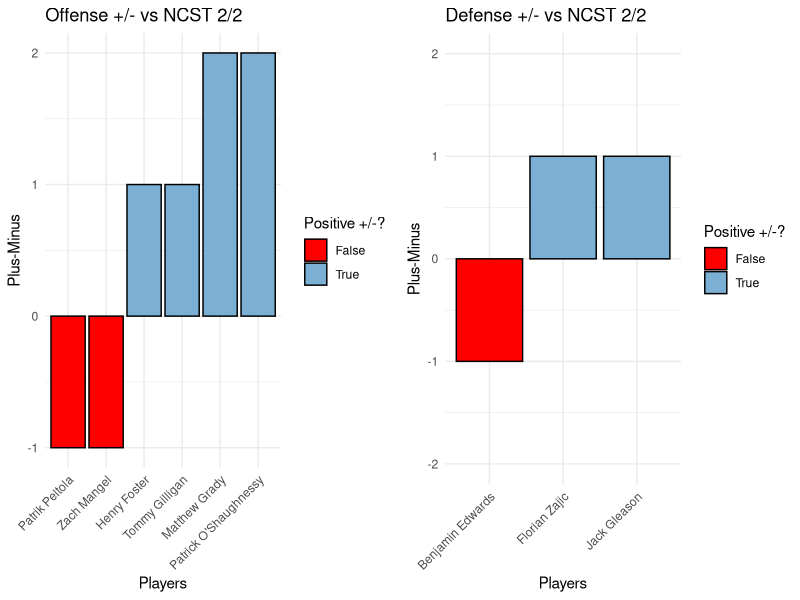
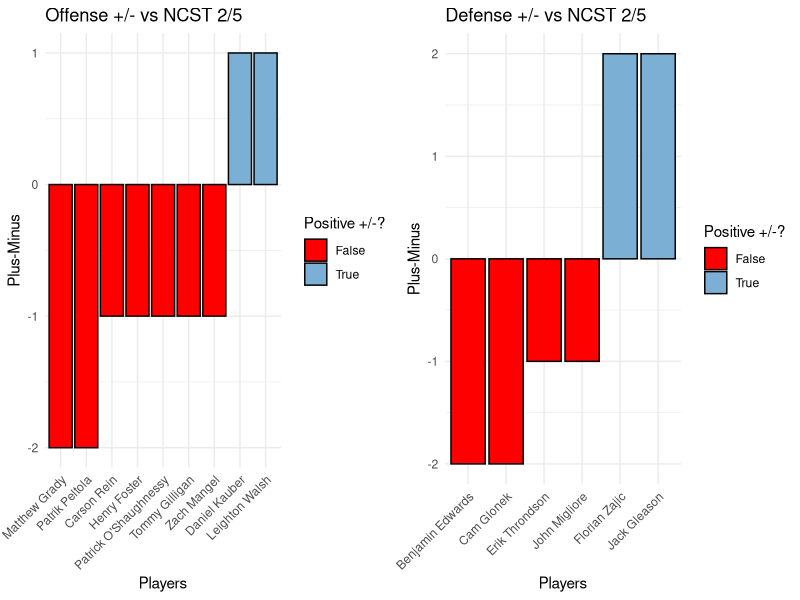
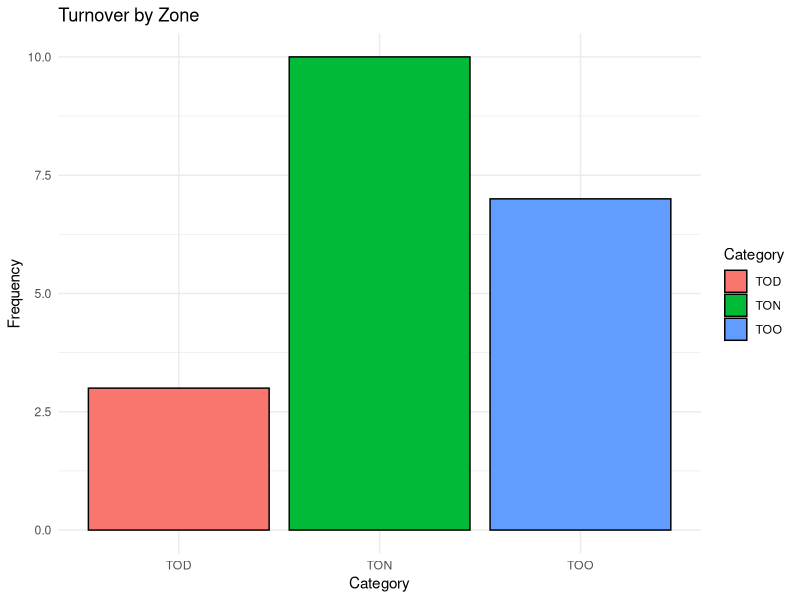

Reproduce these figures in R, in order.
## ---- chunk 1
library(tidyverse)
library(kableExtra)
library(gridExtra)
data <- read.csv("NCSUFeb2indiv.csv")
data2 <- read.csv("NCSUFeb5indiv.csv")
teamdata <- read.csv("23-24 UNC Team Stats - Sheet1.csv")
## ---- chunk 2
offense_data <- subset(data, Pos == "Forward") %>% subset(Plus.Minus != 0)
defense_data <- subset(data, Pos == "Defense") %>% subset(Plus.Minus != 0)

plusminus_off <- ggplot(offense_data, aes(x = reorder(Player, Plus.Minus), y = Plus.Minus, fill = factor(Plus.Minus > 0))) +
  geom_bar(stat = "identity", color = "black") +
  scale_fill_manual(values = c("red", "#7BAFD4"), labels = c("False", "True")) +
  labs(title = "Offense +/- vs NCST 2/2",
       x = "Players",
       y = "Plus-Minus", fill = "Positive +/-?") +
  theme_minimal() +
  theme(axis.text.x = element_text(angle = 45, hjust = 1))
#plusminus_off

plusminus_def <- ggplot(defense_data, aes(x = reorder(Player, Plus.Minus), y = Plus.Minus, fill = factor(Plus.Minus > 0))) +
  geom_bar(stat = "identity", color = "black") +
  scale_fill_manual(values = c("red", "#7BAFD4"), labels = c("False", "True")) +
  labs(title = "Defense +/- vs NCST 2/2",
       x = "Players",
       y = "Plus-Minus", fill = "Positive +/-?") +
  coord_cartesian(ylim = c(-2,2))+
  theme_minimal() +
  theme(axis.text.x = element_text(angle = 45, hjust = 1))
#plusminus_def

combined_graphic <- grid.arrange(plusminus_off, plusminus_def, ncol=2)
## ---- chunk 3
offense_data2 <- subset(data2, Pos == "Forward") %>% subset(Plus.Minus != 0)
defense_data2 <- subset(data2, Pos == "Defense") %>% subset(Plus.Minus != 0)

plusminus_off2 <- ggplot(offense_data2, aes(x = reorder(Player, Plus.Minus), y = Plus.Minus, fill = factor(Plus.Minus > 0))) +
  geom_bar(stat = "identity", color = "black") +
  scale_fill_manual(values = c("red", "#7BAFD4"), labels = c("False", "True")) +
  labs(title = "Offense +/- vs NCST 2/5",
       x = "Players",
       y = "Plus-Minus", fill = "Positive +/-?") +
  theme_minimal() +
  theme(axis.text.x = element_text(angle = 45, hjust = 1))
#plusminus_off2

plusminus_def2 <- ggplot(defense_data2, aes(x = reorder(Player, Plus.Minus), y = Plus.Minus, fill = factor(Plus.Minus > 0))) +
  geom_bar(stat = "identity", color = "black") +
  scale_fill_manual(values = c("red", "#7BAFD4"), labels = c("False", "True")) +
  labs(title = "Defense +/- vs NCST 2/5",
       x = "Players",
       y = "Plus-Minus", fill = "Positive +/-?") +
  theme_minimal() +
  theme(axis.text.x = element_text(angle = 45, hjust = 1))
#plusminus_def2

combined_graphic2 <- grid.arrange(plusminus_off2, plusminus_def2, ncol=2)
## ---- chunk 4
merged_data <- merge(data, data2, by = "Player", all = TRUE) %>%
  transmute(Player,
            Pos = Pos.x,
            P.M = Plus.Minus.x+Plus.Minus.y
  ) %>%
  subset(P.M != 0) %>%
  arrange(desc(P.M))

PlusMinusTable <- kable(merged_data) %>% 
  footnote(general='Plus and Minus over both games against NCSU. Players are not shown if they have a plus minus of zero.') %>%
  kable_styling(bootstrap_options = c("striped","hover"), full_width = F, position = "left")

PlusMinusTable
## ---- chunk 5
NCSUTeamDataFG <- teamdata %>% 
  subset(Opponent=='NCSU') %>%
  subset(Period=='FG')

FaceoffPercentage <- round((sum(NCSUTeamDataFG$FaceoffWins)/sum(NCSUTeamDataFG$FaceoffAttempts)*100), digits=2)
HitTotalUNC <- sum(NCSUTeamDataFG$Hits)
HitTotalNCSU <- sum(NCSUTeamDataFG$HitsOpp)
TOTotal <- sum(NCSUTeamDataFG$TOO+NCSUTeamDataFG$TON+NCSUTeamDataFG$TOD)
TOZoneTotal <- c(sum(NCSUTeamDataFG$TOO), sum(NCSUTeamDataFG$TON), sum(NCSUTeamDataFG$TOD))
ShotTotalUNC <- sum(NCSUTeamDataFG$Shots)
ShotHouseTotal <- sum(NCSUTeamDataFG$ShotsFromHouse)
ShotHousePerc <- round((ShotHouseTotal/ShotTotalUNC)*100, digits=2)
ShotTotalNCSU <- sum(NCSUTeamDataFG$Saves)
PKTotal <- round((sum(NCSUTeamDataFG$PK)/sum(NCSUTeamDataFG$PEN))*100,digits=2)
PENTotal <- round((sum(NCSUTeamDataFG$PP)/sum(NCSUTeamDataFG$PENOPP))*100,digits=2)

TODF <- data.frame(Category = c("TOO", "TON", "TOD"),
                   Frequency = TOZoneTotal)

toplot <- ggplot(TODF, aes(x = Category, y = Frequency, fill = Category)) +
  geom_bar(stat = "identity", color = "black") +
  labs(title = "Turnover by Zone",
       x = "Category",
       y = "Frequency") +
  theme_minimal()

toplot

## ---- chunk 6
faceoff_set <- merge(data, data2, by = "Player", all = TRUE) %>%
  transmute(Player,
            Pos = Pos.x,
            FOTotal = FO.x+FO.y,
            FOWTotal = FOW.x+FOW.y,
            FOWPerc = round((FOWTotal/FOTotal)*100, digits=2)) %>% 
  arrange(desc(FOWPerc)) %>%
  subset(FOTotal > 5)

FOWTable <- kable(faceoff_set) %>% 
  footnote(general='Shows a Player and their faceoff win percentage if they took more than 5 draws this weekend.') %>%
  kable_styling(bootstrap_options = c("striped","hover"), full_width = F, position = "left") %>%
  remove_column(3)

FOWTable
